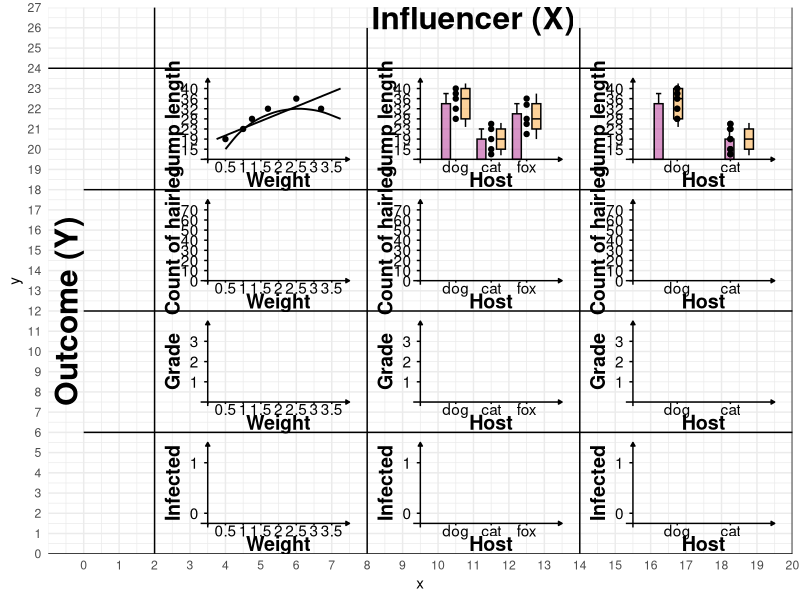

The R source for this figure:
library(tidyverse)

geom_coord_cross <- function(x, y, yticks = "numeric", xticks = "numeric", zero = FALSE) {
  list(
    annotate("segment", x = x-0.2, xend = x+4, y = y, yend = y,
             arrow = arrow(length = unit(0.0075, "npc"), type = "closed")),
    annotate("segment", x = x, xend = x, y = y-0.2, yend = y+4,
             arrow = arrow(length = unit(0.0075, "npc"), type = "closed")),
    if(yticks == "numeric") {
      if(zero){
        list(
          annotate("segment", x = x-0.1, xend = x, y = y + seq(0, 3.5, 0.5), yend = y+ seq(0, 3.5, 0.5)),
          annotate("text", x = x -0.25, y = y + seq(0, 3.5, 0.5), label = seq(0, 70, 10),
                   hjust = "right"),
          annotate("text", x = x - 1, y = y +2, label = c("Count of hairleg"), fontface = 2, size = 5,
                   angle = 90)
        )
      } else {
        list(
          annotate("segment", x = x-0.1, xend = x, y = y + seq(0, 3.5, 0.5), yend = y+ seq(0, 3.5, 0.5)),
          annotate("text", x = x -0.25, y = y + seq(0.5, 3.5, 0.5), 
                   label = round(seq(15, 40, length.out = 7)), hjust = "right") ,
          annotate("text", x = x - 1, y = y +2, label = c("Jump length"), fontface = 2, size = 5, 
                   angle = 90)
        )        
      }
    },
    if(xticks == "numeric") {
      list(
        annotate("segment", x = x+ seq(0, 3.5, 0.5), xend = x+ seq(0, 3.5, 0.5), y = y -0.1 , yend = y),
        annotate("text", x = x +seq(0.5, 3.5, 0.5), y = y -0.35, label = seq(0.5, 3.5, 0.5)),
        annotate("text", x = x + 2, y = y -1, label = c("Weight"), fontface = 2, size = 5)
      )
    },
    if(yticks == "3lvl") {
      list(
        annotate("segment", x = x-0.1, xend = x, y = y + c(1,2,3), yend = y+ c(1,2,3)),
        annotate("text", x = x -0.25, y = y + c(1,2,3), label = c("1", "2", "3"), hjust = "right") ,
        annotate("text", x = x - 1, y = y +2, label = c("Grade"), fontface = 2, size = 5, angle = 90)
      )
    },
    if(xticks == "3lvl") {
      list(
        annotate("segment", x = x + c(1,2,3), xend = x+ c(1,2,3), y = y -0.1 , yend = y),
        annotate("text", x = x + c(1,2,3), y = y -0.35, label = c("dog", "cat", "fox")),
        annotate("text", x = x + 2, y = y -1, label = c("Host"), fontface = 2, size = 5)
      )
    },
    if(yticks == "2lvl") {
      list(
        annotate("segment", x = x-0.1, xend = x, y = y + c(0.5, 3), yend = y+  c(0.5, 3)),
        annotate("text", x = x -0.25, y = y + c(0.5, 3), label = c("0", "1"), hjust = "right") ,
        annotate("text", x = x - 1, y = y +2, label = c("Infected"), fontface = 2, size = 5, angle = 90)
      )
    },
    if(xticks == "2lvl") {
      list(
        annotate("segment", x = x+ c(1.25, 2.75), xend = x+ c(1.25, 2.75), y = y -0.1 , yend = y),
        annotate("text", x = x + c(1.25, 2.75), y = y -0.35, label = c("dog", "cat")),
        annotate("text", x = x + 2, y = y -1, label = c("Host"), fontface = 2, size = 5)
        
      )
    }
  )
}

ggplot() +
  ## theme_void() +
  theme_minimal() +
  coord_cartesian(xlim = c(-1, 20), ylim = c(0, 27)) +
  scale_x_continuous(breaks = seq(-10, 10, 1)) +
  scale_y_continuous(breaks = seq(0, 10, 1)) +
  annotate("segment", x = c(2, 8, 14, 20), xend = c(2, 8, 14, 20),
           y = c(0, 0, 0, 0), yend = c(27, 26, 26, 27)) +
  annotate("segment", x = c(-1, 0, 0, 0, -1), xend = c(20, 20, 20, 20, 20),
           y = c(0, 6, 12, 18, 24), yend = c(0, 6, 12, 18, 24)) +
  geom_segment(y = c(0, 6, 12, 18, 24)) +
  scale_x_continuous(breaks = 0:22, expand = expansion(mult = 0)) +
  scale_y_continuous(breaks = 0:28, expand = expansion(mult = 0)) +
  ## outer text
  annotate("text", x = 11, y = 26.5, label = "Influencer (X)", size = 8, fontface = 2) +
  annotate("text", x = -0.5, y = 12, label = "Outcome (Y)", size = 8, fontface = 2, angle = 90) +
  ## coords
  geom_coord_cross(x = 3.5, y = 19.5, yticks = "numeric", xticks = "numeric") +
  geom_coord_cross(x = 9.5, y = 19.5, yticks = "numeric", xticks = "3lvl") +
  geom_coord_cross(x = 15.5, y = 19.5, yticks = "numeric", xticks = "2lvl") +
  geom_coord_cross(x = 3.5, y = 13.5, yticks = "numeric", xticks = "numeric", zero = TRUE) +
  geom_coord_cross(x = 9.5, y = 13.5, yticks = "numeric", xticks = "3lvl", zero = TRUE) +
  geom_coord_cross(x = 15.5, y = 13.5, yticks = "numeric", xticks = "2lvl", zero = TRUE) +
  geom_coord_cross(x = 3.5, y = 7.5, yticks = "3lvl", xticks = "numeric") +
  geom_coord_cross(x = 9.5, y = 7.5, yticks = "3lvl", xticks = "3lvl") +
  geom_coord_cross(x = 15.5, y = 7.5, yticks = "3lvl", xticks = "2lvl") +
  geom_coord_cross(x = 3.5, y = 1.5, yticks = "2lvl", xticks = "numeric") +
  geom_coord_cross(x = 9.5, y = 1.5, yticks = "2lvl", xticks = "3lvl") +
  geom_coord_cross(x = 15.5, y = 1.5, yticks = "2lvl", xticks = "2lvl") +
  ## normal
  ### covariate
  annotate("point", x = c(0.5, 1, 1.25, 1.7, 2.5, 3.2) + 3.5, 
           y = c(20.5, 21, 21.5, 22, 22.5, 22)) +
  annotate("segment", x = 3.75, xend = 7.25, y = 20.5, yend = 23, linewidth = 0.65) +
  geom_curve(aes(x = 4, y = 20, xend = 7.25, yend = 21.5),
             curvature = -0.4, color = "black", linewidth = 0.65) +
  ### 3lvl
  geom_rect(aes(xmin = 10.1, xmax = 10.35, ymin = 19.5, ymax = 22.25), fill = "#B12A9080",
            color = "black") +
  geom_segment(aes(x = 10.225, xend = 10.225, y = 22.25, yend = 22.75)) +
  geom_segment(aes(x = 10.15, xend = 10.3, y = 22.75, yend = 22.75)) +  
  annotate("point", x = c(10.5), 
           y = c(21.5, 22, 22.5, 22.75, 23)) +  
  geom_rect(aes(xmin = 10.65, xmax = 10.9, ymin = 21.5, ymax = 23), fill = "#FCA63680",
            color = "black") +
  geom_segment(aes(x = 10.65, xend = 10.9, y = 22.5, yend = 22.5)) +
  geom_segment(aes(x = 10.775, xend = 10.775, y = c(21.1, 23), yend = c(21.5, 23.25))) +
  geom_rect(aes(xmin = 11.1, xmax = 11.35, ymin = 19.5, ymax = 20.5), fill = "#B12A9080",
            color = "black") +
  geom_segment(aes(x = 11.225, xend = 11.225, y = 20.5, yend = 21)) +
  geom_segment(aes(x = 11.15, xend = 11.3, y = 21, yend = 21)) +  
  annotate("point", x = c(11.5), 
           y = c(19.75, 20, 20.5, 21, 21.25)) +  
  geom_rect(aes(xmin = 11.65, xmax = 11.9, ymin = 20, ymax = 21), fill = "#FCA63680",
            color = "black") +
  geom_segment(aes(x = 11.65, xend = 11.9, y = 20.5, yend = 20.5)) +
  geom_segment(aes(x = 11.775, xend = 11.775, y = c(19.7, 21), yend = c(20, 21.3))) +
  geom_rect(aes(xmin = 12.1, xmax = 12.35, ymin = 19.5, ymax = 21.75), fill = "#B12A9080",
            color = "black") +
  geom_segment(aes(x = 12.225, xend = 12.225, y = 21.75, yend = 22.25)) +
  geom_segment(aes(x = 12.15, xend = 12.3, y = 22.25, yend = 22.25)) +    
  annotate("point", x = c(12.5), 
           y = c(20.75, 21.25, 21.5, 22.2, 22.5)) +
  geom_rect(aes(xmin = 12.65, xmax = 12.9, ymin = 21, ymax = 22.25), fill = "#FCA63680",
            color = "black") +
  geom_segment(aes(x = 12.65, xend = 12.9, y = 21.5, yend = 21.5)) +
  geom_segment(aes(x = 12.775, xend = 12.775, y = c(20.5, 22.25), yend = c(21, 22.75))) +  
  ### 2lvl
  geom_rect(aes(xmin = 16.1, xmax = 16.35, ymin = 19.5, ymax = 22.25), fill = "#B12A9080",
            color = "black") +
  geom_segment(aes(x = 16.225, xend = 16.225, y = 22.25, yend = 22.75)) +
  geom_segment(aes(x = 16.15, xend = 16.3, y = 22.75, yend = 22.75)) +  
  annotate("point", x = c(16.75), 
           y = c(21.5, 22, 22.5, 22.75, 23)) +  
  geom_rect(aes(xmin = 16.65, xmax = 16.9, ymin = 21.5, ymax = 23), fill = "#FCA63680",
            color = "black") +
  geom_segment(aes(x = 16.65, xend = 16.9, y = 22.5, yend = 22.5)) +
  geom_segment(aes(x = 16.775, xend = 16.775, y = c(21.1, 23), yend = c(21.5, 23.25))) +
  geom_rect(aes(xmin = 18.1, xmax = 18.35, ymin = 19.5, ymax = 20.5), fill = "#B12A9080",
            color = "black") +
  geom_segment(aes(x = 18.225, xend = 18.225, y = 20.5, yend = 21)) +
  geom_segment(aes(x = 18.15, xend = 18.3, y = 21, yend = 21)) +  
  annotate("point", x = c(18.25), 
           y = c(19.75, 20, 20.5, 21, 21.25)) +  
  geom_rect(aes(xmin = 18.65, xmax = 18.9, ymin = 20, ymax = 21), fill = "#FCA63680",
            color = "black") +
  geom_segment(aes(x = 18.65, xend = 18.9, y = 20.5, yend = 20.5)) +
  geom_segment(aes(x = 18.775, xend = 18.775, y = c(19.7, 21), yend = c(20, 21.3))) +  
  annotate("point", x = c(16.75), 
           y = c(21.5, 22, 22.5, 22.75, 23)) +  
  annotate("point", x = c(18.25), 
           y = c(19.75, 20, 20.5, 21, 21.25))


























## gandalf

  
  
  
